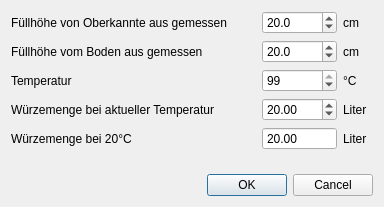
<?xml version="1.0" encoding="UTF-8"?>
<ui version="4.0">
 <class>EingabeHVolumen</class>
 <widget class="QDialog" name="EingabeHVolumen">
  <property name="geometry">
   <rect>
    <x>0</x>
    <y>0</y>
    <width>384</width>
    <height>207</height>
   </rect>
  </property>
  <property name="windowTitle">
   <string>Eingabehilfe für Volumen</string>
  </property>
  <layout class="QVBoxLayout" name="verticalLayout_3">
   <item>
    <widget class="QWidget" name="widget_VonOben" native="true">
     <layout class="QVBoxLayout" name="verticalLayout">
      <property name="leftMargin">
       <number>0</number>
      </property>
      <property name="topMargin">
       <number>0</number>
      </property>
      <property name="rightMargin">
       <number>0</number>
      </property>
      <property name="bottomMargin">
       <number>0</number>
      </property>
      <item>
       <layout class="QHBoxLayout" name="horizontalLayout_44">
        <item>
         <widget class="QLabel" name="label_13">
          <property name="text">
           <string>Füllhöhe von Oberkannte aus gemessen</string>
          </property>
         </widget>
        </item>
        <item>
         <spacer name="horizontalSpacer">
          <property name="orientation">
           <enum>Qt::Horizontal</enum>
          </property>
          <property name="sizeHint" stdset="0">
           <size>
            <width>40</width>
            <height>20</height>
           </size>
          </property>
         </spacer>
        </item>
        <item>
         <widget class="QDoubleSpinBox" name="spinBox_VonOben">
          <property name="minimumSize">
           <size>
            <width>75</width>
            <height>0</height>
           </size>
          </property>
          <property name="decimals">
           <number>1</number>
          </property>
          <property name="minimum">
           <double>0.000000000000000</double>
          </property>
          <property name="maximum">
           <double>99.000000000000000</double>
          </property>
          <property name="singleStep">
           <double>1.000000000000000</double>
          </property>
          <property name="value">
           <double>20.000000000000000</double>
          </property>
         </widget>
        </item>
        <item>
         <widget class="QLabel" name="label_14">
          <property name="minimumSize">
           <size>
            <width>30</width>
            <height>0</height>
           </size>
          </property>
          <property name="text">
           <string>cm</string>
          </property>
         </widget>
        </item>
       </layout>
      </item>
     </layout>
    </widget>
   </item>
   <item>
    <widget class="QWidget" name="widget_VonUnten" native="true">
     <layout class="QVBoxLayout" name="verticalLayout_2">
      <property name="leftMargin">
       <number>0</number>
      </property>
      <property name="topMargin">
       <number>0</number>
      </property>
      <property name="rightMargin">
       <number>0</number>
      </property>
      <property name="bottomMargin">
       <number>0</number>
      </property>
      <item>
       <layout class="QHBoxLayout" name="horizontalLayout_45">
        <item>
         <widget class="QLabel" name="label_15">
          <property name="text">
           <string>Füllhöhe vom Boden aus gemessen</string>
          </property>
         </widget>
        </item>
        <item>
         <spacer name="horizontalSpacer_37">
          <property name="orientation">
           <enum>Qt::Horizontal</enum>
          </property>
          <property name="sizeHint" stdset="0">
           <size>
            <width>40</width>
            <height>20</height>
           </size>
          </property>
         </spacer>
        </item>
        <item>
         <widget class="QDoubleSpinBox" name="spinBox_VonUnten">
          <property name="minimumSize">
           <size>
            <width>75</width>
            <height>0</height>
           </size>
          </property>
          <property name="decimals">
           <number>1</number>
          </property>
          <property name="minimum">
           <double>0.000000000000000</double>
          </property>
          <property name="maximum">
           <double>99.000000000000000</double>
          </property>
          <property name="singleStep">
           <double>1.000000000000000</double>
          </property>
          <property name="value">
           <double>20.000000000000000</double>
          </property>
         </widget>
        </item>
        <item>
         <widget class="QLabel" name="label_16">
          <property name="minimumSize">
           <size>
            <width>30</width>
            <height>0</height>
           </size>
          </property>
          <property name="text">
           <string>cm</string>
          </property>
         </widget>
        </item>
       </layout>
      </item>
     </layout>
    </widget>
   </item>
   <item>
    <layout class="QHBoxLayout" name="horizontalLayout_47">
     <item>
      <widget class="QLabel" name="label_19">
       <property name="text">
        <string>Temperatur</string>
       </property>
      </widget>
     </item>
     <item>
      <spacer name="horizontalSpacer_39">
       <property name="orientation">
        <enum>Qt::Horizontal</enum>
       </property>
       <property name="sizeHint" stdset="0">
        <size>
         <width>40</width>
         <height>20</height>
        </size>
       </property>
      </spacer>
     </item>
     <item>
      <widget class="QDoubleSpinBox" name="spinBox_Temperatur">
       <property name="minimumSize">
        <size>
         <width>75</width>
         <height>0</height>
        </size>
       </property>
       <property name="decimals">
        <number>0</number>
       </property>
       <property name="minimum">
        <double>0.000000000000000</double>
       </property>
       <property name="maximum">
        <double>99.000000000000000</double>
       </property>
       <property name="singleStep">
        <double>1.000000000000000</double>
       </property>
       <property name="value">
        <double>99.000000000000000</double>
       </property>
      </widget>
     </item>
     <item>
      <widget class="QLabel" name="label_20">
       <property name="minimumSize">
        <size>
         <width>30</width>
         <height>0</height>
        </size>
       </property>
       <property name="text">
        <string>°C</string>
       </property>
      </widget>
     </item>
    </layout>
   </item>
   <item>
    <layout class="QHBoxLayout" name="horizontalLayout_46">
     <item>
      <widget class="QLabel" name="label_17">
       <property name="text">
        <string>Würzemenge bei aktueller Temperatur</string>
       </property>
      </widget>
     </item>
     <item>
      <spacer name="horizontalSpacer_38">
       <property name="orientation">
        <enum>Qt::Horizontal</enum>
       </property>
       <property name="sizeHint" stdset="0">
        <size>
         <width>40</width>
         <height>20</height>
        </size>
       </property>
      </spacer>
     </item>
     <item>
      <widget class="QDoubleSpinBox" name="spinBox_Liter">
       <property name="minimumSize">
        <size>
         <width>75</width>
         <height>0</height>
        </size>
       </property>
       <property name="decimals">
        <number>2</number>
       </property>
       <property name="minimum">
        <double>0.000000000000000</double>
       </property>
       <property name="maximum">
        <double>999.000000000000000</double>
       </property>
       <property name="singleStep">
        <double>1.000000000000000</double>
       </property>
       <property name="value">
        <double>20.000000000000000</double>
       </property>
      </widget>
     </item>
     <item>
      <widget class="QLabel" name="label_18">
       <property name="minimumSize">
        <size>
         <width>30</width>
         <height>0</height>
        </size>
       </property>
       <property name="text">
        <string>Liter</string>
       </property>
      </widget>
     </item>
    </layout>
   </item>
   <item>
    <layout class="QHBoxLayout" name="horizontalLayout_48">
     <item>
      <widget class="QLabel" name="label_21">
       <property name="text">
        <string>Würzemenge bei 20°C</string>
       </property>
      </widget>
     </item>
     <item>
      <spacer name="horizontalSpacer_40">
       <property name="orientation">
        <enum>Qt::Horizontal</enum>
       </property>
       <property name="sizeHint" stdset="0">
        <size>
         <width>40</width>
         <height>20</height>
        </size>
       </property>
      </spacer>
     </item>
     <item>
      <widget class="QDoubleSpinBox" name="spinBox_Liter20Grad">
       <property name="minimumSize">
        <size>
         <width>75</width>
         <height>0</height>
        </size>
       </property>
       <property name="readOnly">
        <bool>true</bool>
       </property>
       <property name="buttonSymbols">
        <enum>QAbstractSpinBox::NoButtons</enum>
       </property>
       <property name="decimals">
        <number>2</number>
       </property>
       <property name="minimum">
        <double>0.000000000000000</double>
       </property>
       <property name="maximum">
        <double>999.000000000000000</double>
       </property>
       <property name="singleStep">
        <double>1.000000000000000</double>
       </property>
       <property name="value">
        <double>20.000000000000000</double>
       </property>
      </widget>
     </item>
     <item>
      <widget class="QLabel" name="label_22">
       <property name="minimumSize">
        <size>
         <width>30</width>
         <height>0</height>
        </size>
       </property>
       <property name="text">
        <string>Liter</string>
       </property>
      </widget>
     </item>
    </layout>
   </item>
   <item>
    <spacer name="verticalSpacer">
     <property name="orientation">
      <enum>Qt::Vertical</enum>
     </property>
     <property name="sizeHint" stdset="0">
      <size>
       <width>20</width>
       <height>40</height>
      </size>
     </property>
    </spacer>
   </item>
   <item>
    <widget class="QDialogButtonBox" name="buttonBox">
     <property name="standardButtons">
      <set>QDialogButtonBox::Cancel|QDialogButtonBox::Ok</set>
     </property>
    </widget>
   </item>
  </layout>
 </widget>
 <resources/>
 <connections/>
</ui>
